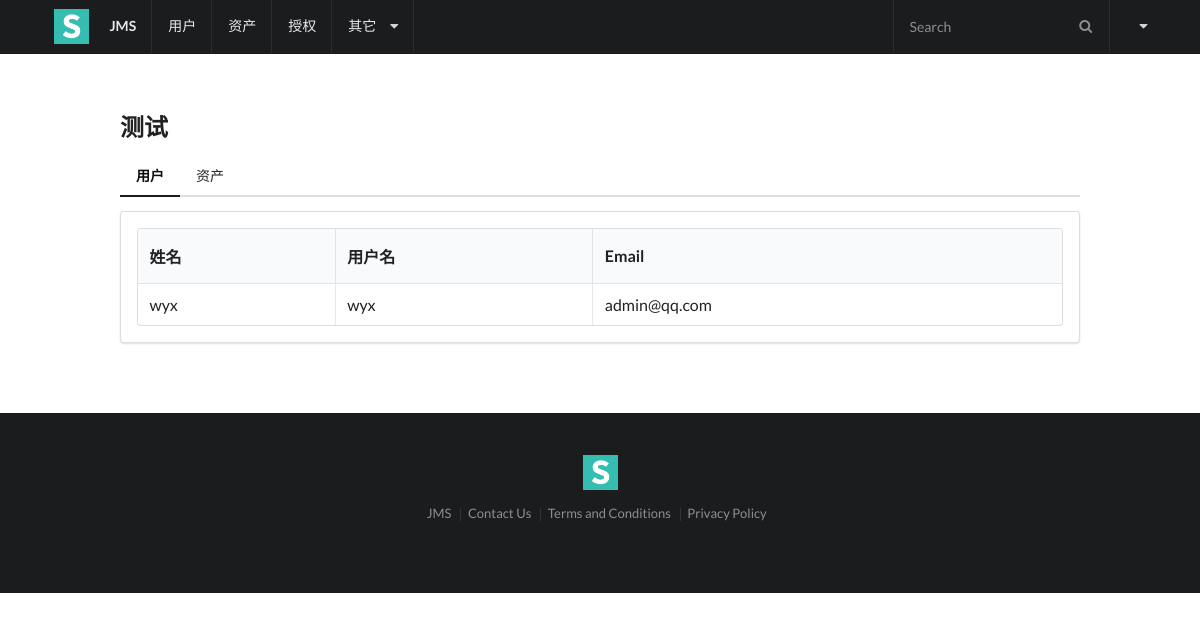
/perms/1/detail/, run on the app's committed database.
### perms/models.py (models this page shows, shortened)
class Perm(models.Model):
    name = models.CharField(max_length=64, verbose_name='名称')
    user = models.ManyToManyField(settings.AUTH_USER_MODEL, verbose_name='用户')
    asset = models.ManyToManyField(Assets, verbose_name='资产')
    date_add = models.DateTimeField(auto_now_add=True)
    comment = models.CharField(max_length=128, blank=True, null=True)

### users/models.py (models this page shows, shortened)
class User(AbstractUser):
    name = models.CharField(max_length=32, help_text='昵称')
    wechat = models.CharField(max_length=64)

### perms/views.py (the view)
# urls.py: path('detail/', views.PermDetailView.as_view(), name='detail'),
class PermDetailView(DetailView):
    model = Perm
    template_name = 'perms/detail.html'

### perms/templates/perms/detail.html (shortened to what this page needs)
{% extends 'base.html' %}
{% block content %}
    <h2>{{ object.name }}</h2>
    <div class="ui pointing secondary menu">
        <a class="item active" data-tab="first">用户</a>
        <a class="item" data-tab="second">资产</a>
    </div>
    <div class="ui tab segment active" data-tab="first">
        <table class="ui celled table">
            <thead>
            <tr>
                <th>姓名</th>
                <th>用户名</th>
                <th>Email</th>
            </tr>
            </thead>
            <tbody>
            {% for u in object.user.all %}
            <tr>
                <td>{{ u.name }}</td>
                <td>{{ u.username }}</td>
                <td>{{ u.email }}</td>
            </tr>
            {% endfor %}
            </tbody>
        </table>
    </div>
{% endblock %}

### data on the page
Perm: name "测试"
User: name "wyx", username "wyx", email "admin@qq.com"
